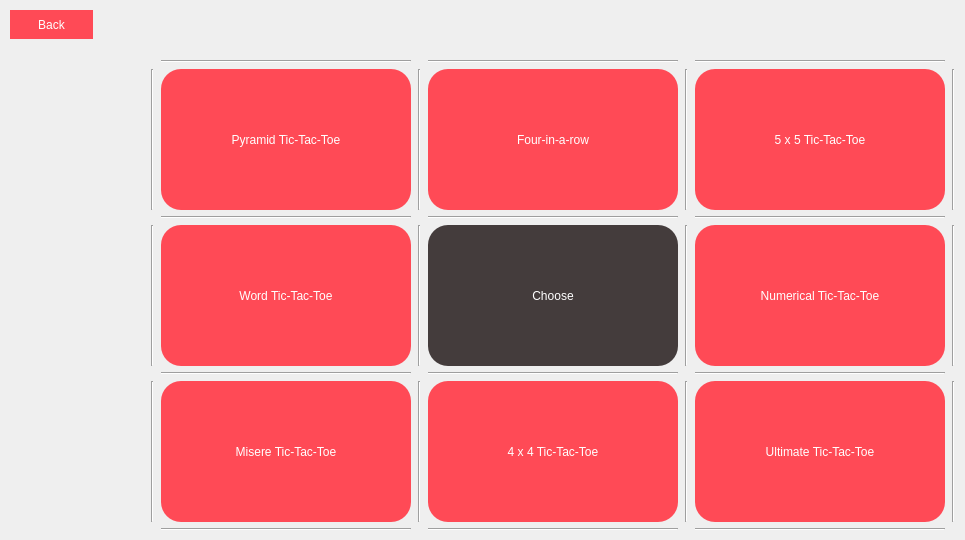
    <widget class="QWidget" name="games_menu_1">
     <property name="styleSheet">
      <string notr="true">QWidget#games_menu_1{
background-color:qlineargradient(spread:pad, x1:0.089, y1:0.136364, x2:1, y2:1, stop:0 #1E90FF, stop:1 #87CEFA);
}</string>
     </property>
     <widget class="QWidget" name="gridLayoutWidget">
      <property name="geometry">
       <rect>
        <x>150</x>
        <y>60</y>
        <width>806</width>
        <height>471</height>
       </rect>
      </property>
      <layout class="QGridLayout" name="gridLayout">
       <item row="3" column="1">
        <widget class="QPushButton" name="word_tic_tac_toe_btn">
         <property name="sizePolicy">
          <sizepolicy hsizetype="Expanding" vsizetype="Expanding">
           <horstretch>0</horstretch>
           <verstretch>0</verstretch>
          </sizepolicy>
         </property>
         <property name="maximumSize">
          <size>
           <width>250</width>
           <height>16777215</height>
          </size>
         </property>
         <property name="styleSheet">
          <string notr="true">QPushButton{
border-radius: 20px;
color: rgb(255, 255, 255);
font: 14pt &quot;MS Reference Sans Serif&quot;;
background-color: rgb(255, 74, 86);
}
QPushButton:hover {
    background-color: #ed3743;
}</string>
         </property>
         <property name="text">
          <string>Word Tic-Tac-Toe</string>
         </property>
         <property name="icon">
          <iconset resource="Resource.qrc">
           <normaloff>:/Resource/img/logo_word.png</normaloff>:/Resource/img/logo_word.png</iconset>
         </property>
         <property name="iconSize">
          <size>
           <width>70</width>
           <height>50</height>
          </size>
         </property>
        </widget>
       </item>
       <item row="1" column="4">
        <widget class="Line" name="line_2">
         <property name="orientation">
          <enum>Qt::Vertical</enum>
         </property>
        </widget>
       </item>
       <item row="4" column="5">
        <widget class="Line" name="line_12">
         <property name="orientation">
          <enum>Qt::Horizontal</enum>
         </property>
        </widget>
       </item>
       <item row="3" column="6">
        <widget class="Line" name="line_16">
         <property name="orientation">
          <enum>Qt::Vertical</enum>
         </property>
        </widget>
       </item>
       <item row="1" column="6">
        <widget class="Line" name="line_15">
         <property name="orientation">
          <enum>Qt::Vertical</enum>
         </property>
        </widget>
       </item>
       <item row="5" column="1">
        <widget class="QPushButton" name="misere_tic_tac_toe_btn">
         <property name="sizePolicy">
          <sizepolicy hsizetype="Expanding" vsizetype="Expanding">
           <horstretch>0</horstretch>
           <verstretch>0</verstretch>
          </sizepolicy>
         </property>
         <property name="maximumSize">
          <size>
           <width>250</width>
           <height>16777215</height>
          </size>
         </property>
         <property name="styleSheet">
          <string notr="true">QPushButton{
border-radius: 20px;
color: rgb(255, 255, 255);
font: 14pt &quot;MS Reference Sans Serif&quot;;
background-color: rgb(255, 74, 86);
}
QPushButton:hover {
    background-color: #ed3743;
}</string>
         </property>
         <property name="text">
          <string>Misere Tic-Tac-Toe</string>
         </property>
         <property name="icon">
          <iconset resource="Resource.qrc">
           <normaloff>:/Resource/img/logo_inverse.png</normaloff>:/Resource/img/logo_inverse.png</iconset>
         </property>
         <property name="iconSize">
          <size>
           <width>70</width>
           <height>50</height>
          </size>
         </property>
        </widget>
       </item>
       <item row="3" column="4">
        <widget class="Line" name="line_5">
         <property name="orientation">
          <enum>Qt::Vertical</enum>
         </property>
        </widget>
       </item>
       <item row="4" column="1">
        <widget class="Line" name="line_10">
         <property name="orientation">
          <enum>Qt::Horizontal</enum>
         </property>
        </widget>
       </item>
       <item row="5" column="2">
        <widget class="Line" name="line_4">
         <property name="orientation">
          <enum>Qt::Vertical</enum>
         </property>
        </widget>
       </item>
       <item row="0" column="1">
        <widget class="Line" name="line_19">
         <property name="orientation">
          <enum>Qt::Horizontal</enum>
         </property>
        </widget>
       </item>
       <item row="6" column="1">
        <widget class="Line" name="line_22">
         <property name="orientation">
          <enum>Qt::Horizontal</enum>
         </property>
        </widget>
       </item>
       <item row="3" column="3">
        <widget class="QPushButton" name="choose_btn">
         <property name="sizePolicy">
          <sizepolicy hsizetype="Expanding" vsizetype="Expanding">
           <horstretch>0</horstretch>
           <verstretch>0</verstretch>
          </sizepolicy>
         </property>
         <property name="maximumSize">
          <size>
           <width>250</width>
           <height>16777215</height>
          </size>
         </property>
         <property name="styleSheet">
          <string notr="true">border-radius: 20px;
color: rgb(255, 255, 255);
font: 14pt &quot;MS Reference Sans Serif&quot;;
background-color: rgb(68, 60, 60);</string>
         </property>
         <property name="text">
          <string>Choose</string>
         </property>
        </widget>
       </item>
       <item row="5" column="4">
        <widget class="Line" name="line_6">
         <property name="orientation">
          <enum>Qt::Vertical</enum>
         </property>
        </widget>
       </item>
       <item row="0" column="5">
        <widget class="Line" name="line_21">
         <property name="orientation">
          <enum>Qt::Horizontal</enum>
         </property>
        </widget>
       </item>
       <item row="4" column="3">
        <widget class="Line" name="line_11">
         <property name="orientation">
          <enum>Qt::Horizontal</enum>
         </property>
        </widget>
       </item>
       <item row="1" column="2">
        <widget class="Line" name="line">
         <property name="orientation">
          <enum>Qt::Vertical</enum>
         </property>
        </widget>
       </item>
       <item row="1" column="5">
        <widget class="QPushButton" name="_5x5_tic_tac_toe_btn">
         <property name="sizePolicy">
          <sizepolicy hsizetype="Expanding" vsizetype="Expanding">
           <horstretch>0</horstretch>
           <verstretch>0</verstretch>
          </sizepolicy>
         </property>
         <property name="maximumSize">
          <size>
           <width>250</width>
           <height>16777215</height>
          </size>
         </property>
         <property name="styleSheet">
          <string notr="true">QPushButton{
border-radius: 20px;
color: rgb(255, 255, 255);
font: 14pt &quot;MS Reference Sans Serif&quot;;
background-color: rgb(255, 74, 86);
}
QPushButton:hover {
    background-color: #ed3743;
}</string>
         </property>
         <property name="text">
          <string>5 x 5 Tic-Tac-Toe</string>
         </property>
         <property name="icon">
          <iconset resource="Resource.qrc">
           <normaloff>:/Resource/img/logo_5x5.png</normaloff>:/Resource/img/logo_5x5.png</iconset>
         </property>
         <property name="iconSize">
          <size>
           <width>70</width>
           <height>50</height>
          </size>
         </property>
        </widget>
       </item>
       <item row="6" column="3">
        <widget class="Line" name="line_23">
         <property name="orientation">
          <enum>Qt::Horizontal</enum>
         </property>
        </widget>
       </item>
       <item row="2" column="5">
        <widget class="Line" name="line_9">
         <property name="orientation">
          <enum>Qt::Horizontal</enum>
         </property>
        </widget>
       </item>
       <item row="2" column="3">
        <widget class="Line" name="line_8">
         <property name="orientation">
          <enum>Qt::Horizontal</enum>
         </property>
        </widget>
       </item>
       <item row="1" column="1">
        <widget class="QPushButton" name="Pyramic_btn">
         <property name="enabled">
          <bool>true</bool>
         </property>
         <property name="sizePolicy">
          <sizepolicy hsizetype="Expanding" vsizetype="Expanding">
           <horstretch>0</horstretch>
           <verstretch>0</verstretch>
          </sizepolicy>
         </property>
         <property name="maximumSize">
          <size>
           <width>250</width>
           <height>16777215</height>
          </size>
         </property>
         <property name="styleSheet">
          <string notr="true">QPushButton{
border-radius: 20px;
color: rgb(255, 255, 255);
font: 14pt &quot;MS Reference Sans Serif&quot;;
background-color: rgb(255, 74, 86);
}
QPushButton:hover {
    background-color: #ed3743;
}</string>
         </property>
         <property name="text">
          <string>Pyramid Tic-Tac-Toe</string>
         </property>
         <property name="icon">
          <iconset resource="Resource.qrc">
           <normaloff>:/Resource/img/logo_pyramid.png</normaloff>:/Resource/img/logo_pyramid.png</iconset>
         </property>
         <property name="iconSize">
          <size>
           <width>70</width>
           <height>50</height>
          </size>
         </property>
        </widget>
       </item>
       <item row="0" column="3">
        <widget class="Line" name="line_20">
         <property name="orientation">
          <enum>Qt::Horizontal</enum>
         </property>
        </widget>
       </item>
       <item row="3" column="2">
        <widget class="Line" name="line_3">
         <property name="orientation">
          <enum>Qt::Vertical</enum>
         </property>
        </widget>
       </item>
       <item row="5" column="6">
        <widget class="Line" name="line_17">
         <property name="orientation">
          <enum>Qt::Vertical</enum>
         </property>
        </widget>
       </item>
       <item row="1" column="3">
        <widget class="QPushButton" name="Four_in_row_btn">
         <property name="sizePolicy">
          <sizepolicy hsizetype="Expanding" vsizetype="Expanding">
           <horstretch>0</horstretch>
           <verstretch>0</verstretch>
          </sizepolicy>
         </property>
         <property name="maximumSize">
          <size>
           <width>250</width>
           <height>16777215</height>
          </size>
         </property>
         <property name="styleSheet">
          <string notr="true">QPushButton{
border-radius: 20px;
color: rgb(255, 255, 255);
font: 14pt &quot;MS Reference Sans Serif&quot;;
background-color: rgb(255, 74, 86);
}
QPushButton:hover {
    background-color: #ed3743;
}</string>
         </property>
         <property name="text">
          <string>Four-in-a-row</string>
         </property>
         <property name="icon">
          <iconset resource="Resource.qrc">
           <normaloff>:/Resource/img/logo_connect_4.png</normaloff>:/Resource/img/logo_connect_4.png</iconset>
         </property>
         <property name="iconSize">
          <size>
           <width>70</width>
           <height>50</height>
          </size>
         </property>
        </widget>
       </item>
       <item row="2" column="1">
        <widget class="Line" name="line_7">
         <property name="orientation">
          <enum>Qt::Horizontal</enum>
         </property>
        </widget>
       </item>
       <item row="5" column="3">
        <widget class="QPushButton" name="_4x4_tic_tac_toe_btn">
         <property name="sizePolicy">
          <sizepolicy hsizetype="Expanding" vsizetype="Expanding">
           <horstretch>0</horstretch>
           <verstretch>0</verstretch>
          </sizepolicy>
         </property>
         <property name="maximumSize">
          <size>
           <width>250</width>
           <height>16777215</height>
          </size>
         </property>
         <property name="styleSheet">
          <string notr="true">QPushButton{
border-radius: 20px;
color: rgb(255, 255, 255);
font: 14pt &quot;MS Reference Sans Serif&quot;;
background-color: rgb(255, 74, 86);
}
QPushButton:hover {
    background-color: #ed3743;
}</string>
         </property>
         <property name="text">
          <string>4 x 4 Tic-Tac-Toe</string>
         </property>
         <property name="icon">
          <iconset resource="Resource.qrc">
           <normaloff>:/Resource/img/logo_4x4.png</normaloff>:/Resource/img/logo_4x4.png</iconset>
         </property>
         <property name="iconSize">
          <size>
           <width>70</width>
           <height>50</height>
          </size>
         </property>
        </widget>
       </item>
       <item row="5" column="5">
        <widget class="QPushButton" name="ultimate_tic_tac_toe_btn">
         <property name="sizePolicy">
          <sizepolicy hsizetype="Expanding" vsizetype="Expanding">
           <horstretch>0</horstretch>
           <verstretch>0</verstretch>
          </sizepolicy>
         </property>
         <property name="maximumSize">
          <size>
           <width>250</width>
           <height>16777215</height>
          </size>
         </property>
         <property name="styleSheet">
          <string notr="true">QPushButton{
border-radius: 20px;
color: rgb(255, 255, 255);
font: 14pt &quot;MS Reference Sans Serif&quot;;
background-color: rgb(255, 74, 86);
}
QPushButton:hover {
    background-color: #ed3743;
}</string>
         </property>
         <property name="text">
          <string>Ultimate Tic-Tac-Toe</string>
         </property>
         <property name="icon">
          <iconset resource="Resource.qrc">
           <normaloff>:/Resource/img/logo_ultimate.png</normaloff>:/Resource/img/logo_ultimate.png</iconset>
         </property>
         <property name="iconSize">
          <size>
           <width>70</width>
           <height>50</height>
          </size>
         </property>
        </widget>
       </item>
       <item row="6" column="5">
        <widget class="Line" name="line_24">
         <property name="orientation">
          <enum>Qt::Horizontal</enum>
         </property>
        </widget>
       </item>
       <item row="3" column="5">
        <widget class="QPushButton" name="numerical_tic_tac_toe_btn">
         <property name="sizePolicy">
          <sizepolicy hsizetype="Expanding" vsizetype="Expanding">
           <horstretch>0</horstretch>
           <verstretch>0</verstretch>
          </sizepolicy>
         </property>
         <property name="maximumSize">
          <size>
           <width>250</width>
           <height>16777215</height>
          </size>
         </property>
         <property name="styleSheet">
          <string notr="true">QPushButton{
border-radius: 20px;
color: rgb(255, 255, 255);
font: 14pt &quot;MS Reference Sans Serif&quot;;
background-color: rgb(255, 74, 86);
}
QPushButton:hover {
    background-color: #ed3743;
}</string>
         </property>
         <property name="text">
          <string>Numerical Tic-Tac-Toe</string>
         </property>
         <property name="icon">
          <iconset resource="Resource.qrc">
           <normaloff>:/Resource/img/logo_numercal.png</normaloff>:/Resource/img/logo_numercal.png</iconset>
         </property>
         <property name="iconSize">
          <size>
           <width>70</width>
           <height>35</height>
          </size>
         </property>
        </widget>
       </item>
       <item row="5" column="0">
        <widget class="Line" name="line_13">
         <property name="orientation">
          <enum>Qt::Vertical</enum>
         </property>
        </widget>
       </item>
       <item row="3" column="0">
        <widget class="Line" name="line_14">
         <property name="orientation">
          <enum>Qt::Vertical</enum>
         </property>
        </widget>
       </item>
       <item row="1" column="0">
        <widget class="Line" name="line_18">
         <property name="orientation">
          <enum>Qt::Vertical</enum>
         </property>
        </widget>
       </item>
      </layout>
     </widget>
     <widget class="QPushButton" name="pushButton">
      <property name="geometry">
       <rect>
        <x>10</x>
        <y>10</y>
        <width>83</width>
        <height>29</height>
       </rect>
      </property>
      <property name="styleSheet">
       <string notr="true">QPushButton{
border-radius: 20px;
color: rgb(255, 255, 255);
font: 14pt &quot;MS Reference Sans Serif&quot;;
background-color: rgb(255, 74, 86);
}
QPushButton:hover {
    background-color: #ed3743;
}</string>
      </property>
      <property name="text">
       <string>Back</string>
      </property>
      <property name="icon">
       <iconset resource="Resource.qrc">
        <normaloff>:/Resource/img/back_logo.png</normaloff>:/Resource/img/back_logo.png</iconset>
      </property>
     </widget>
    </widget>
